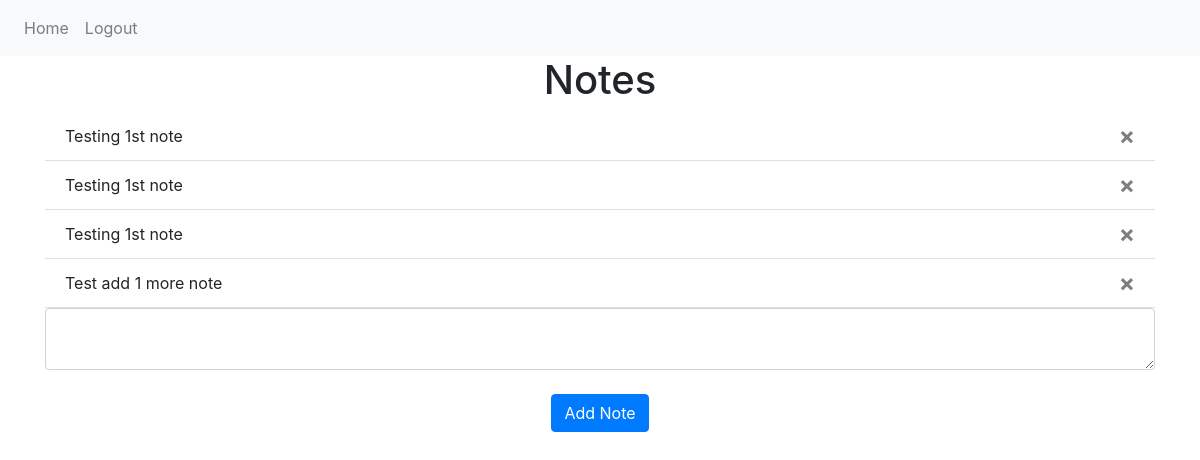
/ (signed in), run on an earlier commit of the app's database.
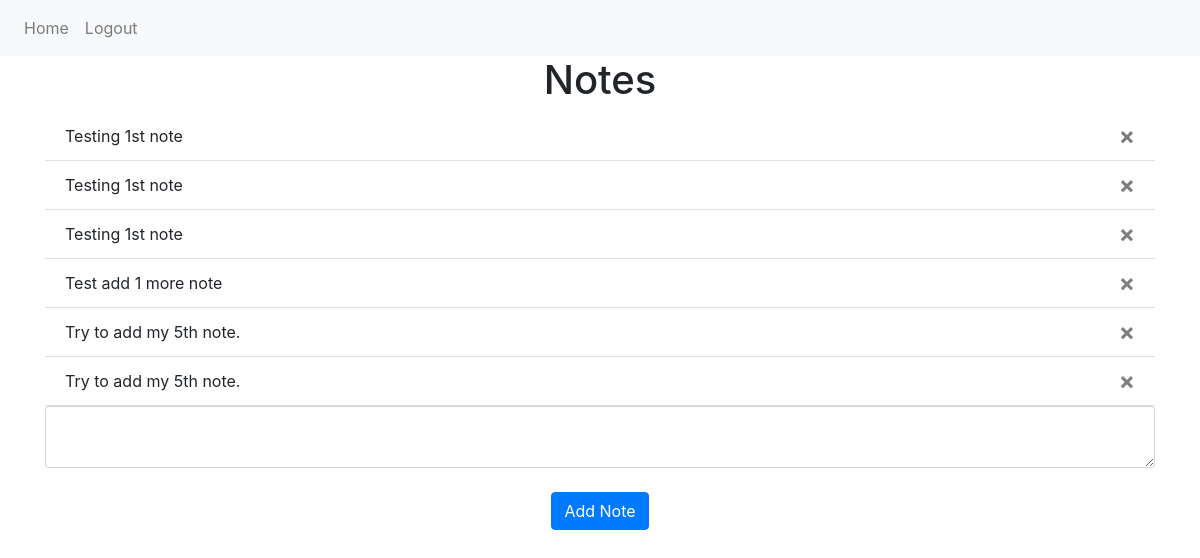
And on a later commit of the database.
### website/models.py (models this page shows)
class Note(db.Model):
    id = db.Column(db.Integer, primary_key=True)
    data = db.Column(db.String(10000))
    date = db.Column(db.DateTime(timezone=True), default=func.now())
    user_id = db.Column(db.Integer, db.ForeignKey('user.id'))

### website/views.py (the view, shortened to what this page needs)
@views.route('/', methods=['GET', 'POST'])
@login_required
def home():
    return render_template("home.html", user=current_user)

### website/__init__.py (called while the page is built)
def create_app():
    app = Flask(__name__)
    app.config['SECRET_KEY'] = 'S3aC4xtk9i'
    app.config['SQLALCHEMY_DATABASE_URI'] = f'sqlite:///{DB_NAME}'
    db.init_app(app)
    from .views import views
    from .auth import auth
    app.register_blueprint(views, url_prefix='/')
    app.register_blueprint(auth, url_prefix='/')
    from .models import User, Note
    create_database(app)
    login_manager = LoginManager()
    login_manager.login_view = 'auth.login'
    login_manager.init_app(app)
    @login_manager.user_loader
    def load_user(id):
        return User.query.get(int(id))
    return app

### website/templates/home.html (shortened to what this page needs)
{% extends "base.html" %}
{% block content%}
<h1 align="center">Notes</h1>
<ul class="list-group list-group-flush" id="notes">
    {% for note in user.notes %}
    <li class="list-group-item">
        {{ note.data }}
        <button type="button" class="close" onClick="deleteNote({{ note.id }})">
            <span aria-hidden="true">&times;</span>
        </button>
    </li>
    {% endfor %}
</ul>
<form method="POST">
    <textarea name="note" id="note" class="form-control"></textarea>
    <br />
    <div align="center">
        <button type="submit" class="btn btn-primary">Add Note</button>
    </div>
</form>
{% endblock %}

### website/templates/base.html (shortened to what this page needs)
<!DOCTYPE html>
<html>
  <head>
    <link
      rel="stylesheet"
      href="https://stackpath.bootstrapcdn.com/bootstrap/4.4.1/css/bootstrap.min.css"
    />
    <link
      rel="stylesheet"
      href="https://stackpath.bootstrapcdn.com/font-awesome/4.7.0/css/font-awesome.min.css"
    />
  </head>
  <body>
    <nav class="navbar navbar-expand-lg navbar-light bg-light">
      <div class="collapse navbar-collapse" id="navbar">
        <div class="navbar-nav">
          {% if user.is_authenticated %}
          <a class="nav-item nav-link" id="home" href="/">Home</a>
          <a class="nav-item nav-link" id="logout" href="/logout">Logout</a>
          {% else %}
          <a class="nav-item nav-link" id="login" href="/login">Login</a>
          <a class="nav-item nav-link" id="signUp" href="/sign-up">Sign Up</a>
          {% endif %}
        </div>
      </div>
    </nav>
    <div class="container">{% block content %} {% endblock %}</div>
  </body>
</html>

What changed in the data, as far as the page shows it:
added Note: data "Try to add my 5th note."
added Note: data "Try to add my 5th note."
